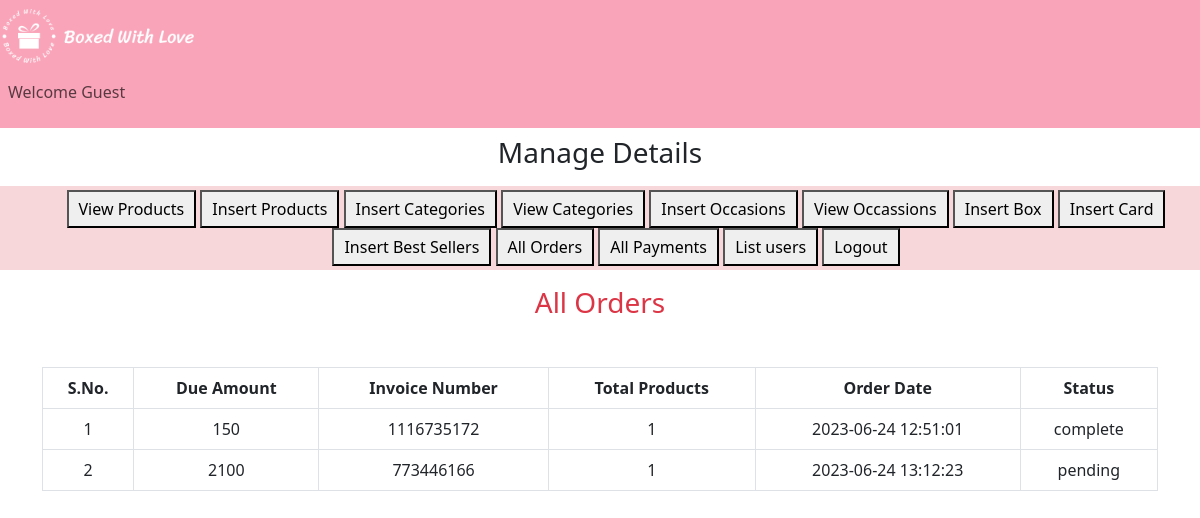
/admin_index.php?list_orders, run on the app's committed database.
### tables this page shows
CREATE TABLE `user_orders` (
  `order_id` int(11) NOT NULL,
  `user_id` int(11) NOT NULL,
  `amount_due` int(255) NOT NULL,
  `invoice_number` int(255) NOT NULL,
  `total_products` int(255) NOT NULL,
  `order_date` timestamp NOT NULL DEFAULT current_timestamp() ON UPDATE current_timestamp(),
  `order_status` varchar(255) NOT NULL,
  `payment_status` varchar(100) NOT NULL,
  `bill_id` int(11) NOT NULL
);

### list_orders.php (the view, shortened to what this page needs)
<h3 class="text-center text-danger">All Orders</h3>
<table class="table table-bordered mt-5">
    <thead class="text-center">
        <?php
            $get_orders="SELECT * FROM `user_orders`";
            $result=mysqli_query($con,$get_orders);
            $row_count=mysqli_num_rows($result);
            echo" <tr>
            <th>S.No.</th>
            <th>Due Amount</th>
            <th>Invoice Number</th>
            <th>Total Products</th>
            <th>Order Date</th>
            <th>Status</th>
        </tr>
    </thead>
    <tbody class='text-center'>";
    if($row_count==0){
        echo "<h2 class='bg-danger text-center'>No orders yet</h2>";
    }else{
        $number=0;
        while($row_data=mysqli_fetch_assoc($result)){
            $amount_due=$row_data['amount_due'];
            $invoice_number=$row_data['invoice_number'];
            $total_products=$row_data['total_products'];
            $order_date=$row_data['order_date'];
            $order_status=$row_data['order_status'];
            $number++;
            echo"<tr>
                    <td>$number</td>
                    <td>$amount_due</td>
                    <td>$invoice_number</td>
                    <td>$total_products</td>
                    <td>$order_date</td>
                    <td>$order_status</td>
                </tr>";
        }
    }
        ?>
    </tbody>
</table>

### admin_index.php (style rules this page uses)
body { overflow-x: hidden; }

### data on the page
user_orders: amount_due "150", invoice_number "1116735172", total_products "1", order_date "2023-06-24 12:51:01", order_status "complete"
user_orders: amount_due "2100", invoice_number "773446166", total_products "1", order_date "2023-06-24 13:12:23", order_status "pending"
